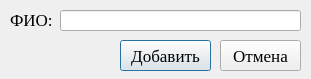
<?xml version="1.0" encoding="UTF-8"?>
<ui version="4.0">
 <class>PersonAdd</class>
 <widget class="QDialog" name="PersonAdd">
  <property name="geometry">
   <rect>
    <x>0</x>
    <y>0</y>
    <width>311</width>
    <height>79</height>
   </rect>
  </property>
  <property name="minimumSize">
   <size>
    <width>311</width>
    <height>79</height>
   </size>
  </property>
  <property name="maximumSize">
   <size>
    <width>311</width>
    <height>79</height>
   </size>
  </property>
  <property name="windowTitle">
   <string>Dialog</string>
  </property>
  <widget class="QLabel" name="label">
   <property name="geometry">
    <rect>
     <x>10</x>
     <y>10</y>
     <width>51</width>
     <height>20</height>
    </rect>
   </property>
   <property name="font">
    <font>
     <family>Times New Roman</family>
     <pointsize>13</pointsize>
    </font>
   </property>
   <property name="text">
    <string>ФИО:</string>
   </property>
  </widget>
  <widget class="QLineEdit" name="lineEdit">
   <property name="geometry">
    <rect>
     <x>60</x>
     <y>10</y>
     <width>241</width>
     <height>21</height>
    </rect>
   </property>
   <property name="font">
    <font>
     <family>Times New Roman</family>
     <pointsize>13</pointsize>
    </font>
   </property>
  </widget>
  <widget class="QPushButton" name="pushButton">
   <property name="geometry">
    <rect>
     <x>120</x>
     <y>40</y>
     <width>91</width>
     <height>31</height>
    </rect>
   </property>
   <property name="font">
    <font>
     <family>Times New Roman</family>
     <pointsize>13</pointsize>
    </font>
   </property>
   <property name="text">
    <string>Добавить</string>
   </property>
  </widget>
  <widget class="QPushButton" name="pushButton_2">
   <property name="geometry">
    <rect>
     <x>220</x>
     <y>40</y>
     <width>81</width>
     <height>31</height>
    </rect>
   </property>
   <property name="font">
    <font>
     <family>Times New Roman</family>
     <pointsize>13</pointsize>
    </font>
   </property>
   <property name="text">
    <string>Отмена</string>
   </property>
  </widget>
 </widget>
 <resources/>
 <connections/>
</ui>
